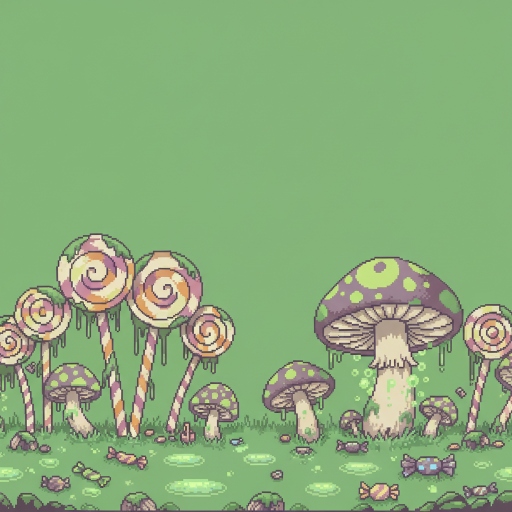
#> input picture assets/gen/raw/bg-candyforest-mid-v1.png, 1024 x 1024 px, given in place of scene1.png, which was not available (shown at 1/2 size)
$ python style_check.py ../assets/gen/raw/bg-candyforest-mid-v1.png
#> lines starting #> are read from the running program, lines starting #| are printed output that depends on the picture; pictures that were not available may be replaced by others from this repository, and a replacement may not be noted
#!/usr/bin/env python3
"""挿絵級の画像（カットイン・エンディング・タイトル等）を、尊重物 `assets/sprites/ending/scene1.png` / `scene6.png`
と同じ物差しで計測し、画風の乖離を数値で出す（IMP-022。ユーザー指示 2026-09-10「画風は scene1, scene6 が尊重物」）。

計測項目（すべて 1 セル = 1 画素の論理画像で測る）:
- colors   : 不透明画素の色数
- darkest  : 最暗色（輪郭色。尊重物は暗紫 #220d30 / #1e0a24）と、その色相（度）
- flat     : 横に隣り合う画素が同色である比率。低いほど粒子（ディザ・テクスチャ）が多い。尊重物 0.16 / 0.20、カットイン旧版 0.35〜0.40
- dither   : 市松ディザ率（(x,y)==(x+1,y+1) かつ !=(x+1,y)）。尊重物 0.09 / 0.10
- sat, val : 画素数で重み付けした平均彩度・明度（HSV）

頭身は色では測れないので `--grid` で 4 倍格子つき画像を書き出し、目視で読む（scene1 のリリカ: 帽子込み 156 セル・頭 32 → 帽子なし 4.3 頭身）。

使い方:
  .venv/bin/python tools/style_check.py assets/sprites/cutin/*.png            # 表で出す
  .venv/bin/python tools/style_check.py IMG.png --grid OUT.png                 # 4 倍格子つき画像（頭身の目視計測用）
  .venv/bin/python tools/style_check.py --json IMG.png                         # 1 枚を JSON で（build_sprites から呼ぶ）
"""
from __future__ import annotations
import argparse, colorsys, json, sys
from pathlib import Path
import numpy as np
from PIL import Image, ImageDraw

ROOT = Path(__file__).resolve().parent.parent
CANON = [ROOT / 'assets/sprites/ending/scene1.png', ROOT / 'assets/sprites/ending/scene6.png']
# 尊重物 2 枚の実測（2026-09-10）から置いた許容帯。docs/art-standard.md §2.6
# 輪郭の上限（hue 335 / val 0.23）は、同じ手順で描いた cutin v2 の暖色パネル（薔薇の空・蝋燭の光）が 315〜328 / 0.23 に出たので、尊重物 276/286・0.19/0.14 から広げた
COLORS = (28, 32); FLAT_MAX = 0.28; DITHER_MIN = 0.07; OUTLINE_HUE = (255, 335); OUTLINE_VAL_MAX = 0.23


def metrics(path: Path) -> dict:
    im = Image.open(path).convert('RGBA'); a = np.asarray(im); rgb = a[..., :3]; al = a[..., 3] > 0
#> in metrics, rgb is the input picture: shape (1024, 1024, 3); mean R, G, B 137.7, 171.8, 122.4
#> after `al = a[..., 3] > 0`: al: shape (1024, 1024) bool; every value is 1
    px = rgb[al]
    cols, cnt = np.unique(px.reshape(-1, 3), axis=0, return_counts=True)
    lum = cols @ np.array([0.299, 0.587, 0.114])
    darkest = cols[int(np.argmin(lum))]
#> darkest = [51, 38, 64]
    dh, _, dv = colorsys.rgb_to_hsv(*(darkest / 255))
#> dh = 0.75; dv = 0.251
    both = al[:, 1:] & al[:, :-1]
#> both: shape (1024, 1023) bool; every value is 1
    flat = float(((rgb[:, 1:] == rgb[:, :-1]).all(-1) & both).sum() / max(1, both.sum()))
#> flat = 0.177
    diag = al[:-1, :-1] & al[1:, 1:]
#> diag: shape (1023, 1023) bool; every value is 1
    d = (rgb[:-1, :-1] == rgb[1:, 1:]).all(-1) & ~(rgb[:-1, :-1] == rgb[:-1, 1:]).all(-1) & diag
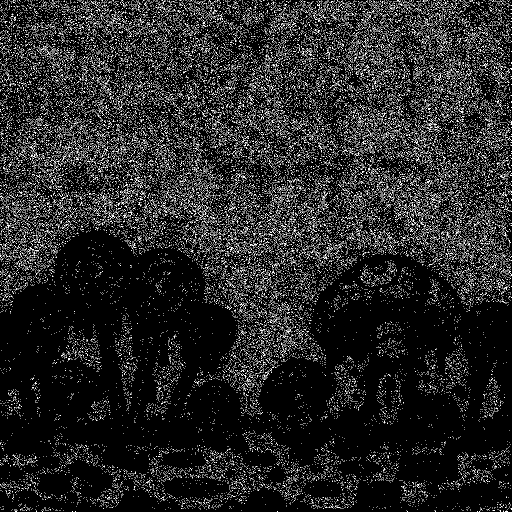
#> d: shape (1023, 1023) bool (shown at 1/2 size); 7.9% white in thin lines or dots
    dither = float(d.sum() / max(1, diag.sum()))
#> dither = 0.0788
    hsv = np.array([colorsys.rgb_to_hsv(*(c / 255)) for c in cols])
    return {'w': im.width, 'h': im.height, 'colors': int(len(cols)), 'darkest': '#%02x%02x%02x' % tuple(int(v) for v in darkest),
            'outline_hue': round(dh * 360), 'outline_val': round(float(dv), 2), 'flat': round(flat, 2), 'dither': round(dither, 2),
            'sat': round(float(np.average(hsv[:, 1], weights=cnt)), 2), 'val': round(float(np.average(hsv[:, 2], weights=cnt)), 2)}


def verdict(m: dict) -> list[str]:
    """許容帯から外れた項目を列挙する（空なら帯内）。"""
    bad = []
    lo, hi = COLORS
    if not lo <= m['colors'] <= hi: bad.append(f"colors {m['colors']} not in {lo}-{hi}")
    if m['flat'] > FLAT_MAX: bad.append(f"flat {m['flat']} > {FLAT_MAX} (平坦塗りが多い。尊重物は粒子で満ちる)")
    if m['dither'] < DITHER_MIN: bad.append(f"dither {m['dither']} < {DITHER_MIN}")
    h0, h1 = OUTLINE_HUE
    if not h0 <= m['outline_hue'] <= h1 or m['outline_val'] > OUTLINE_VAL_MAX: bad.append(f"outline {m['darkest']} hue {m['outline_hue']} val {m['outline_val']} (尊重物は暗紫 #220d30/#1e0a24: hue 276/286, val 0.19/0.14。許容 hue 255-335, val <=0.23)")
    return bad


def grid_image(path: Path, out: Path, scale=4, step=10):
    """頭身・部位の目視計測用に、scale 倍・step セルごとの横線と目盛りを重ねた画像を書く。"""
    im = Image.open(path).convert('RGBA'); g = im.resize((im.width * scale, im.height * scale), Image.Resampling.NEAREST); d = ImageDraw.Draw(g)
    for y in range(0, im.height, step):
        d.line([(0, y * scale), (g.width, y * scale)], fill=(0, 255, 0, 255) if (y // step) % 5 == 0 else (0, 255, 0, 110)); d.text((2, y * scale + 1), str(y), fill=(0, 255, 0, 255))
    g.save(out)


ILLUST_GROUPS = ('cutin', 'ending')  # 挿絵級として尊重物と比べる manifest グループ


def annotate_manifest(manifest: dict) -> dict:
    """挿絵級の項目に計測値（flat / dither / outline_hue / outline_val）を書き足す。`test/art-standard.test.js` §2.6 が読む。"""
    for key, v in manifest.items():
        if key.split('/')[0] not in ILLUST_GROUPS: continue
        p = ROOT / v['src']
        if not p.exists(): continue
        m = metrics(p); v.update({k: m[k] for k in ('flat', 'dither', 'outline_hue', 'outline_val')})
    return manifest


def main(argv=None):
    ap = argparse.ArgumentParser(); ap.add_argument('paths', nargs='*'); ap.add_argument('--json', action='store_true'); ap.add_argument('--grid', help='4 倍格子つき画像の出力先（paths の 1 枚目）')
    ap.add_argument('--manifest', action='store_true', help='src/gfx/manifest.json の cutin/ending 項目に計測値を書き足す')
    a = ap.parse_args(argv)
    if a.manifest:
        mp = ROOT / 'src/gfx/manifest.json'; man = annotate_manifest(json.loads(mp.read_text())); mp.write_text(json.dumps(man, indent=1, sort_keys=True)); print('manifest annotated'); return
    if a.grid: grid_image(Path(a.paths[0]), Path(a.grid)); print('grid ->', a.grid); return
    if a.json: print(json.dumps(metrics(Path(a.paths[0])))); return
    rows = [(p, metrics(Path(p))) for p in [str(c) for c in CANON] + a.paths]
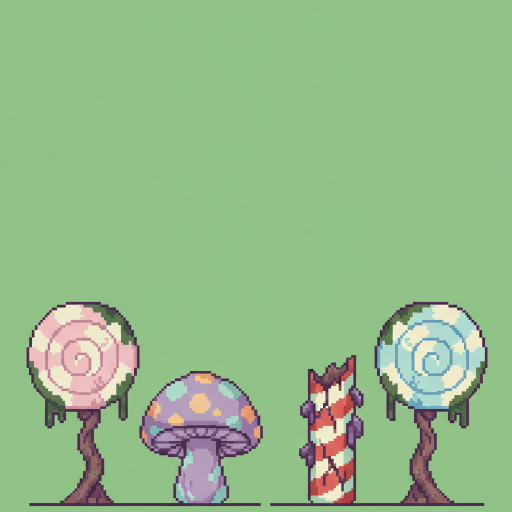
#> input picture assets/gen/raw/bg-candyforest-mid-v2.png, 1024 x 1024 px, given in place of scene6.png, which was not available (shown at 1/2 size)
#> in metrics, rgb is the input picture: shape (1024, 1024, 3); mean R, G, B 147.3, 185.8, 137.3
#> in metrics (call 2), `darkest = cols[int(np.argmin(lum))]`: darkest = [37, 13, 34]
#> in metrics (call 2), `dh, _, dv = colorsys.rgb_to_hsv(*(darkest / 255))`: dh = 0.854; dv = 0.145
#> in metrics (call 2), `flat = float(((rgb[:, 1:] == rgb[:, :-1]).all(-1) & both).sum() / max(..`: flat = 0.307
#> in metrics (call 2), `d = (rgb[:-1, :-1] == rgb[1:, 1:]).all(-1) & ~(rgb[:-1, :-1] == rgb[:-..`:
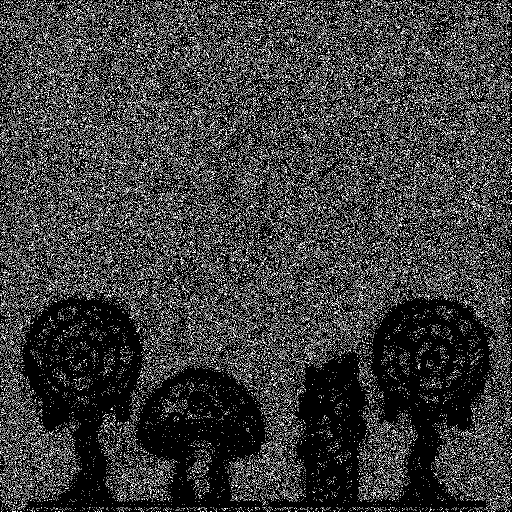
#> d: shape (1023, 1023) bool (shown at 1/2 size); 12.3% white in thin lines or dots
#> in metrics (call 2), `dither = float(d.sum() / max(1, diag.sum()))`: dither = 0.123
#> rows = 3 items
    print(f"{'image':34s} {'size':9s} col darkest hue  val  flat dith sat  val  verdict")
    for p, m in rows:
        name = str(Path(p).relative_to(ROOT)) if str(p).startswith(str(ROOT)) else p
        tag = '尊重物' if Path(p) in CANON else ('; '.join(verdict(m)) or 'OK')
        print(f"{name.replace('assets/sprites/', ''):34s} {m['w']:3d}x{m['h']:<4d} {m['colors']:3d} {m['darkest']} {m['outline_hue']:3d} {m['outline_val']:.2f} {m['flat']:.2f} {m['dither']:.2f} {m['sat']:.2f} {m['val']:.2f}  {tag}")
#> this loop made 3 passes
#> name on passes 1 to 2: 'assets/sprites/ending/scene1.png', 'assets/sprites/ending/scene6.png'
#> (lo in verdict, hi in verdict, h0 in verdict, h1 in verdict) on pass 3: (28, 32, 255, 335)
#> (printed output is left out)


if __name__ == '__main__':
    main()
